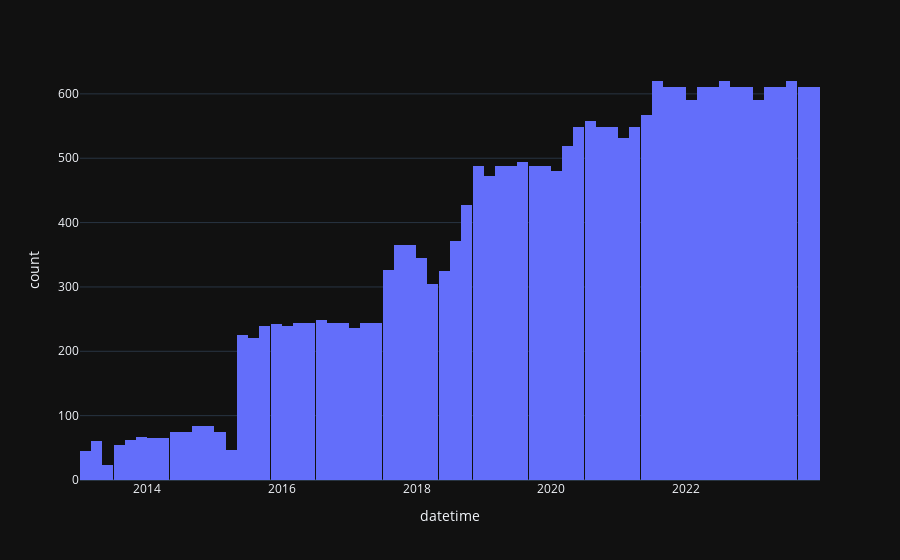

The cell this chart's notebook holds for it:
### Code cell
# bar plot representing count of records bet between 2013 & 2023
hist_new = px.histogram(df_resampled, x='datetime', template='plotly_dark')
hist_new.show()

### Figure 1 — Plotly figure (JSON) as saved in the notebook; plotly's stock layout.template omitted (floating-point values rounded to 4 significant figures; data arrays with more than 128 entries replaced by an {"elided": "..."} marker saying what was removed)
{"data": [{"alignmentgroup": "True", "bingroup": "x", "hovertemplate": "datetime=%{x}<br>count=%{y}<extra></extra>", "legendgroup": "", "marker": {"color": "#636efa", "pattern": {"shape": ""}}, "name": "", "offsetgroup": "", "orientation": "v", "showlegend": false, "type": "histogram", "x": {"elided": "24225 str values"}, "xaxis": "x", "yaxis": "y"}], "layout": {"barmode": "relative", "legend": {"tracegroupgap": 0}, "margin": {"t": 60}, "xaxis": {"anchor": "y", "domain": [0, 1], "title": {"text": "datetime"}}, "yaxis": {"anchor": "x", "domain": [0, 1], "title": {"text": "count"}}}}
